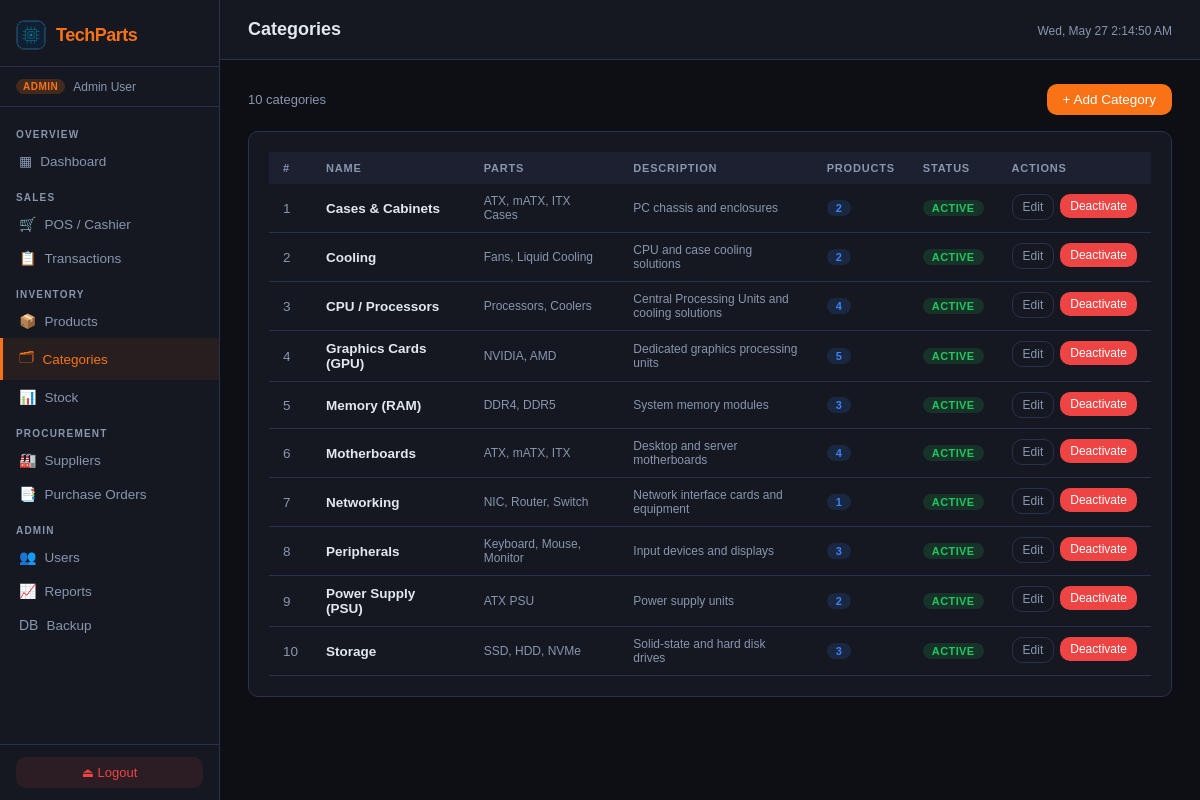
Page /pages/categories.php (signed in) on the committed database.
### tables this page shows
CREATE TABLE `category` (
  `ID` int NOT NULL AUTO_INCREMENT,
  `Name` varchar(255) NOT NULL,
  `Parts` varchar(255) DEFAULT 'N/A',
  `Status` enum('Active','Inactive','Archived') DEFAULT 'Inactive',
  `Description` text,
  PRIMARY KEY (`ID`),
  UNIQUE KEY `Name` (`Name`)
);

### includes/config.php (called while the page is built, shortened)
<?php
function currentUser(): array
{
    return [
        'id'   => $_SESSION['user_id']   ?? null,
        'name' => $_SESSION['user_name'] ?? 'Guest',
        'role' => $_SESSION['role']      ?? 'Viewer',
    ];
}

### pages/categories.php (the view, shortened to what this page needs)
<?php
require_once __DIR__ . '/../includes/config.php';
$pageTitle = 'Categories';
$db = getDB();
$isAdmin = in_array($_SESSION['role'], ['Admin', 'User']);
$categories = $db->query("
    SELECT c.*, COUNT(p.ID) AS ProductCount
    FROM Category c LEFT JOIN Product p ON p.Category_ID=c.ID
    GROUP BY c.ID ORDER BY c.Name
")->fetchAll();
include __DIR__ . '/../includes/header.php';
?>
<link rel="stylesheet" href="/css/categories.css">
<div class="toolbar">
  <span style="color:var(--text-muted);font-size:13px"><?= count($categories) ?> categories</span>
  <?php if ($isAdmin): ?>
    <button class="btn btn-primary" onclick="openAddCat()">+ Add Category</button>
  <?php endif; ?>
</div>
<div class="card">
  <div class="table-wrap">
    <table>
      <thead>
        <tr>
          <th>#</th>
          <th>Name</th>
          <th>Parts</th>
          <th>Description</th>
          <th>Products</th>
          <th>Status</th><?php if ($isAdmin): ?><th>Actions</th><?php endif; ?>
        </tr>
      </thead>
      <tbody>
        <?php foreach ($categories as $index => $c): ?>
          <tr>
            <td style="color:var(--text-muted)"><?= $index + 1 ?></td>
            <td style="font-weight:600"><?= htmlspecialchars($c['Name']) ?></td>
            <td style="color:var(--text-muted);font-size:12px"><?= htmlspecialchars($c['Parts']) ?></td>
            <td style="color:var(--text-muted);font-size:12px;max-width:220px"><?= htmlspecialchars(substr($c['Description'] ?? '', 0, 80)) ?><?= strlen($c['Description'] ?? '') > 80 ? '…' : '' ?></td>
            <td><span class="badge badge-blue"><?= $c['ProductCount'] ?></span></td>
            <td>
              <?php $sc = match ($c['Status']) {
                'Active' => 'green',
                'Inactive' => 'yellow',
                'Archived' => 'gray',
                default => 'gray'
              }; ?>
              <span class="badge badge-<?= $sc ?>"><?= $c['Status'] ?></span>
            </td>
            <?php if ($isAdmin): ?>
              <td style="display:flex;gap:6px">
                <button class="btn btn-ghost btn-sm" onclick='editCat(<?= json_encode($c, JSON_HEX_APOS | JSON_HEX_TAG) ?>)'>Edit</button>
                <form method="POST">
                  <?php if ($c['Status'] === 'Active'): ?>
                    <button type="button" class="btn btn-danger btn-sm" onclick="deactivateCategory(this.closest('form'), <?= (int)$c['ProductCount'] ?>)">Deactivate</button>
                  <?php else: ?>
                    <input type="hidden" name="next_status" value="Active">
                    <button type="button" class="btn btn-ghost btn-sm" onclick="confirmDelete('Activate this category?',this.closest('form'))">Activate</button>
                  <?php endif; ?>
                </form>
              </td>
            <?php endif; ?>
          </tr>
        <?php endforeach; ?>
      </tbody>
    </table>
  </div>
</div>
<?php include __DIR__ . '/../includes/footer.php'; ?>

### includes/header.php (shortened to what this page needs)
<?php
$user = currentUser();
$page = basename($_SERVER['PHP_SELF'], '.php');
?>
<!DOCTYPE html>
<html lang="en">
<head>
  <link rel="stylesheet" href="/css/style.css">
</head>
<body>
  <nav class="sidebar">
    <div class="sidebar-brand">
      <?php $logoClass = 'sidebar-logo'; include __DIR__ . '/logo.php'; ?>
      <span class="brand-name">TechParts</span>
    </div>
    <div class="sidebar-role">
      <span class="role-badge role-<?= strtolower($user['role']) ?>"><?= $user['role'] ?></span>
      <span class="user-name"><?= htmlspecialchars($user['name']) ?></span>
    </div>
    <ul class="nav-links">
      <li class="nav-section">OVERVIEW</li>
      <li class="<?= $page === 'dashboard' ? 'active' : '' ?>">
        <a href="/pages/dashboard.php"><i class="ico">▦</i> Dashboard</a>
      </li>
      <?php if (in_array($user['role'], ['Admin', 'Cashier', 'User'])): ?>
        <li class="nav-section">SALES</li>
        <?php if (in_array($user['role'], ['Admin', 'Cashier'])): ?>
          <li class="<?= $page === 'cashier' ? 'active' : '' ?>">
            <a href="/pages/cashier.php"><i class="ico">🛒</i> POS / Cashier</a>
          </li>
        <?php endif; ?>
        <li class="<?= $page === 'transactions' ? 'active' : '' ?>">
          <a href="/pages/transactions.php"><i class="ico">📋</i> Transactions</a>
        </li>
      <?php endif; ?>
      <li class="nav-section">INVENTORY</li>
      <li class="<?= $page === 'products' ? 'active' : '' ?>">
        <a href="/pages/products.php"><i class="ico">📦</i> Products</a>
      </li>
      <li class="<?= $page === 'categories' ? 'active' : '' ?>">
        <a href="/pages/categories.php"><i class="ico">🗂</i> Categories</a>
      </li>
      <li class="<?= $page === 'stock' ? 'active' : '' ?>">
        <a href="/pages/stock.php"><i class="ico">📊</i> Stock</a>
      </li>
      <li class="nav-section">PROCUREMENT</li>
      <li class="<?= $page === 'suppliers' ? 'active' : '' ?>">
        <a href="/pages/suppliers.php"><i class="ico">🏭</i> Suppliers</a>
      </li>
      <li class="<?= $page === 'purchase_orders' ? 'active' : '' ?>">
        <a href="/pages/purchase_orders.php"><i class="ico">📑</i> Purchase Orders</a>
      </li>
      <?php if ($user['role'] === 'Admin'): ?>
        <li class="nav-section">ADMIN</li>
        <li class="<?= $page === 'users' ? 'active' : '' ?>">
          <a href="/pages/users.php"><i class="ico">👥</i> Users</a>
        </li>
        <li class="<?= $page === 'reports' ? 'active' : '' ?>">
          <a href="/pages/reports.php"><i class="ico">📈</i> Reports</a>
        </li>
        <li class="<?= $page === 'backup' ? 'active' : '' ?>">
          <a href="/pages/backup.php"><i class="ico">DB</i> Backup</a>
        </li>
      <?php endif; ?>
    </ul>
    <div class="sidebar-footer">
      <a href="/pages/logout.php" class="logout-btn" data-confirm-logout>⏏ Logout</a>
    </div>
  </nav>
  <main class="main-content">
    <header class="top-bar">
      <h1 class="page-title"><?= htmlspecialchars($pageTitle ?? 'Dashboard') ?></h1>
      <div class="top-bar-right">
        <span class="date-display" id="live-clock"></span>
      </div>
    </header>
    <div class="page-body">

### includes/logo.php
<?php
$logoClass = $logoClass ?? 'app-logo';
$logoAlt = $logoAlt ?? 'TechParts logo';
?>
<img src="/assets/images/logo.png" alt="<?= htmlspecialchars($logoAlt, ENT_QUOTES, 'UTF-8') ?>" class="<?= htmlspecialchars($logoClass, ENT_QUOTES, 'UTF-8') ?>">

### includes/footer.php (shortened to what this page needs)
</div>
</main>
</body>
</html>

### rows in the picture
category: Name "Cases & Cabinets", Parts "ATX, mATX, ITX Cases", Description "PC chassis and enclosures", ProductCount "2", Status "ACTIVE"
category: Name "Cooling", Parts "Fans, Liquid Cooling", Description "CPU and case cooling solutions", ProductCount "2", Status "ACTIVE"
category: Name "CPU / Processors", Parts "Processors, Coolers", Description "Central Processing Units and cooling solutions", ProductCount "4", Status "ACTIVE"
category: Name "Graphics Cards (GPU)", Parts "NVIDIA, AMD", Description "Dedicated graphics processing units", ProductCount "5", Status "ACTIVE"
category: Name "Memory (RAM)", Parts "DDR4, DDR5", Description "System memory modules", ProductCount "3", Status "ACTIVE"
category: Name "Motherboards", Parts "ATX, mATX, ITX", Description "Desktop and server motherboards", ProductCount "4", Status "ACTIVE"
category: Name "Networking", Parts "NIC, Router, Switch", Description "Network interface cards and equipment", ProductCount "1", Status "ACTIVE"
category: Name "Peripherals", Parts "Keyboard, Mouse, Monitor", Description "Input devices and displays", ProductCount "3", Status "ACTIVE"
category: Name "Power Supply (PSU)", Parts "ATX PSU", Description "Power supply units", ProductCount "2", Status "ACTIVE"
category: Name "Storage", Parts "SSD, HDD, NVMe", Description "Solid-state and hard disk drives", ProductCount "3", Status "ACTIVE"

### other values in the picture
$user['role'] "ADMIN"
$user['name'] "Admin User"
$pageTitle "Categories"
count($categories) "10"
